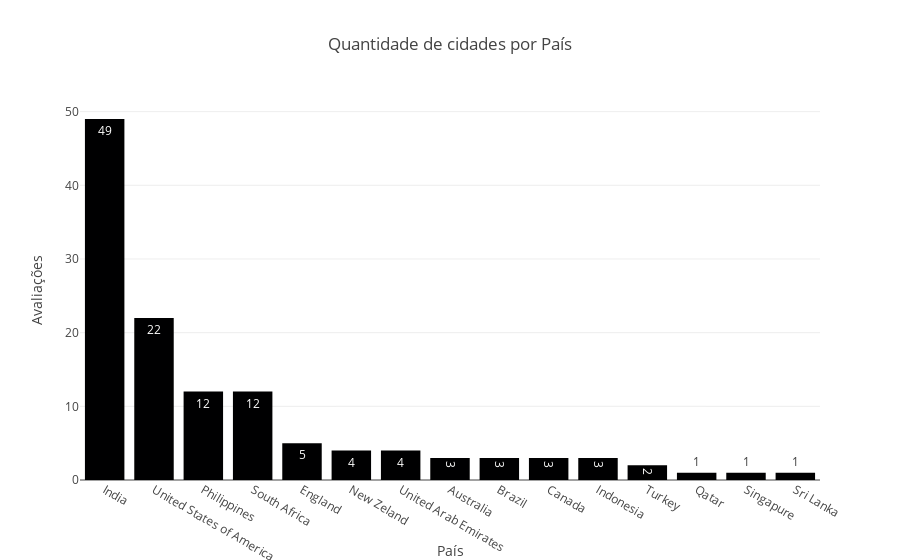

Source (notebook cell):
### Code cell
data_aux = df.loc[:,['city','name_country']].groupby('name_country').nunique().sort_values(by='city', ascending = False).reset_index()
fig = px.bar(data_aux,
             x='name_country',
             y='city',
             title='Quantidade de cidades por País', 
             labels={'name_country': 'País', 'city': 'Avaliações'})
fig.update_traces(texttemplate = '%{y}')
fig.show();

### Figure 1 — Plotly figure (JSON) as saved in the notebook; plotly's stock layout.template omitted (floating-point values rounded to 4 significant figures)
{"data": [{"alignmentgroup": "True", "hovertemplate": "País=%{x}<br>Avaliações=%{y}<extra></extra>", "legendgroup": "", "marker": {"color": "#000001", "pattern": {"shape": ""}}, "name": "", "offsetgroup": "", "orientation": "v", "showlegend": false, "textposition": "auto", "texttemplate": "%{y}", "type": "bar", "x": ["India", "United States of America", "Philippines", "South Africa", "England", "New Zeland", "United Arab Emirates", "Australia", "Brazil", "Canada", "Indonesia", "Turkey", "Qatar", "Singapure", "Sri Lanka"], "xaxis": "x", "y": [49, 22, 12, 12, 5, 4, 4, 3, 3, 3, 3, 2, 1, 1, 1], "yaxis": "y"}], "layout": {"barmode": "relative", "legend": {"tracegroupgap": 0}, "title": {"text": "Quantidade de cidades por País"}, "xaxis": {"anchor": "y", "domain": [0, 1], "title": {"text": "País"}}, "yaxis": {"anchor": "x", "domain": [0, 1], "title": {"text": "Avaliações"}}}}
